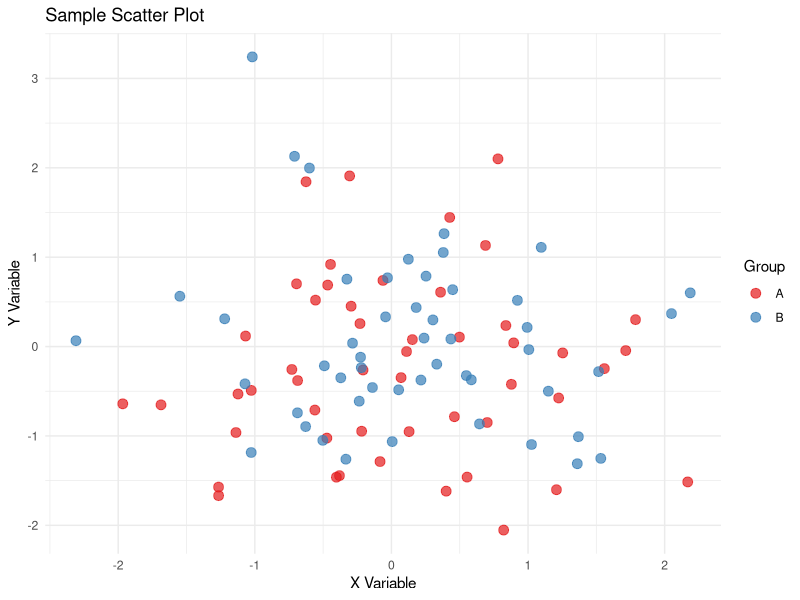

Source code (R):
## ---- chunk 1
# Load required library
library(ggplot2)

# Create sample data
set.seed(123)
data <- data.frame(
  x = rnorm(100),
  y = rnorm(100),
  group = factor(rep(c("A", "B"), each = 50))
)

# Create scatter plot
ggplot(data, aes(x = x, y = y, color = group)) +
  geom_point(size = 3, alpha = 0.7) +
  theme_minimal() +
  labs(
    title = "Sample Scatter Plot",
    x = "X Variable",
    y = "Y Variable",
    color = "Group"
  ) +
  scale_color_brewer(palette = "Set1")
